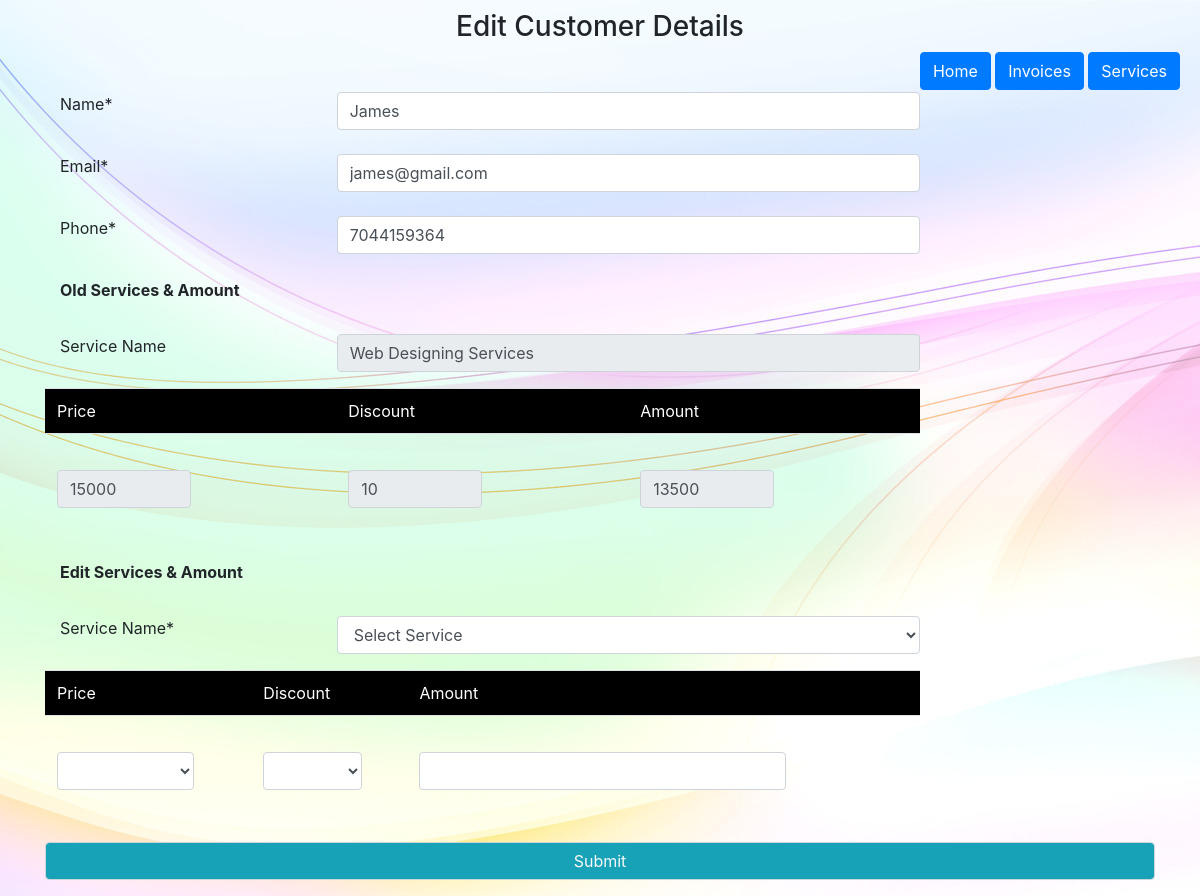
Page /edit.php?id=2 on the committed database.
### tables this page shows
CREATE TABLE `customers` (
  `c_id` int(25) NOT NULL,
  `c_name` varchar(255) NOT NULL,
  `c_email` varchar(255) NOT NULL,
  `c_phone` varchar(255) NOT NULL,
  `c_service` varchar(255) NOT NULL,
  `c_amt` varchar(255) NOT NULL,
  `c_discount` varchar(255) NOT NULL,
  `c_total` varchar(255) NOT NULL,
  `date` datetime NOT NULL DEFAULT current_timestamp()
);

### edit.php (the view, shortened to what this page needs)
<?php
	require_once 'config.php';
	require_once 'plugins.php';
  $uid = $_GET['id'];
  $uid = mysqli_real_escape_string($conn,$uid);
  $editquery = "SELECT * FROM customers WHERE c_id = ".$uid;
  $editres = mysqli_query($conn, $editquery);
?>
<!DOCTYPE html>
<html>
<head>
</head>
<body>
      <h3 class="h-title">Edit Customer Details</h3>
            <div class="h-btn">
                <a href="index.php" class="btn btn-primary">Home</a>
                <a href="display.php" class="btn btn-primary">Invoices</a>
                <a href="services.php" class="btn btn-primary">Services</a>
            </div>
           <div class="container mt-4">
            <?php
                if ($editres !== false && $editres->num_rows > 0) {
                  while ($res1 = mysqli_fetch_array($editres, MYSQLI_ASSOC)) {
            ?>
             <form action="<?= htmlspecialchars($_SERVER['PHP_SELF'])?>" method="post">
               <div class="row">
                  <label class="col-sm-4 mt-4">Name*</label>
                  <input type="text" name="chname" id="chname" class="form-control col-sm-8 mt-4" value="<?php echo $res1['c_name'];?>" required style="text-transform: capitalize;">
                  <label class="col-sm-4 mt-4">Email*</label>
                  <input type="email" name="chemail" id="chemail" class="form-control col-sm-8 mt-4" value="<?php echo $res1['c_email'];?>" required>
                  <label class="col-sm-4 mt-4">Phone*</label>
                  <input type="text" name="chphone" id="chphone" class="form-control col-sm-8 mt-4" value="<?php echo $res1['c_phone'];?>" required>
                  <label class="col-sm-12 mt-4"><b>Old Services & Amount</b></label>
                  <label class="col-sm-4 mt-4">Service Name</label>
                  <input type="text" name="oldserv" id="oldserv" value="<?php echo $res1['c_service'];?>" class="form-control col-sm-8 mt-4" readonly>
                  <table class="table mt-3">
                    <thead style="background-color: black; color: white;">
                      <tr>
                        <td>Price</td>
                        <td>Discount</td>
                        <td>Amount</td>
                      </tr>
                    </thead>
                    <tbody>
                      <tr>
                        <td><input type="text" name="oldamt" id="oldamt" value="<?php echo $res1['c_amt'];?>" class="form-control col-sm-6 mt-4" readonly></td>
                        <td><input type="text" name="olddis" id="olddis" value="<?php echo $res1['c_discount'];?>" class="form-control col-sm-6 mt-4" readonly></td>
                        <td><input type="text" name="oldtotal" id="oldtotal" value="<?php echo $res1['c_total'];?>" class="form-control col-sm-6 mt-4" readonly></td>
                      </tr>
                    </tbody>
                  </table>
                  <label class="col-sm-12 mt-4"><b>Edit Services & Amount</b></label>
                  <?php
                          $chservquery = "SELECT * FROM services";
                          $chamtres    = mysqli_query($conn, $chservquery);
                          $chdisres    = mysqli_query($conn, $chservquery);
                        ?>
                  <label class="col-sm-4 mt-4">Service Name*</label>
                        <select name="chservice" id="chservice" class=" form-control col-sm-8 mt-4" >
                          <option value="Select....">Select Service </option>
                        </select>
                  <table class="table mt-3">
                    <thead style="background-color: black; color: white;">
                      <tr>
                        <td>Price</td>
                        <td>Discount</td>
                        <td>Amount</td>
                      </tr>
                    </thead>
                    <tbody>
                      <tr>
                        <td>
                          <select name="chamt" id="chamt" class=" form-control col-sm-8 col-md-9  mt-4" >
                            <option value=""></option>
                          <?php
                              if ($chamtres->num_rows > 0) {
                                  while($rows1 = $chamtres->fetch_assoc()){
                                    echo '<option value="'.$rows1['s_id'].'">'.$rows1['s_amt'].'</option>';
                                  }
                              }
                          ?>
                          </select>
                        </td>
                        <td>
                          <select name="chdiscount" id="chdiscount" class=" form-control col-sm-8 col-md-9  mt-4" >
                            <option value=""></option>
                          <?php
                              if ($chdisres->num_rows > 0) {
                                  while($rows2 = $chdisres->fetch_assoc()){
                                    echo '<option value="'.$rows2['s_id'].'">'.$rows2['s_discount'].'</option>';
                                  }
                              }
                          ?>
                          </select>
                        </td>
                        <td><input type="text" name="chtotal" id="chtotal" class="form-control col-sm-8 col-md-9  mt-4" ></td>
                      </tr>
                    </tbody>
                  </table>
                </div>
                <div class="row">
                  <div class="col-sm-12">
                    <input type="submit" name="btnchSubmit" id="btnchSubmit" class="form-control bg-info text-light font-secondary mt-4" value="Submit" >
                  </div>
                </div>
             </form>
           </div>
  <?php
        }
      }
  ?>
</body>
</html>

### style.css (style rules this page uses)
body { background-image: url('backimg.jpg'); background-repeat: no-repeat; }

### edit.php (style rules this page uses)
.h-title { text-align: center; margin-top: 10px; }
.h-btn { float: right; margin-right: 20px; margin-bottom: 20px; }

### rows in the picture
customers: chname "James", chemail "james@gmail.com", chphone "7044159364", oldserv "Web Designing Services", oldamt "15000", olddis "10", oldtotal "13500"
